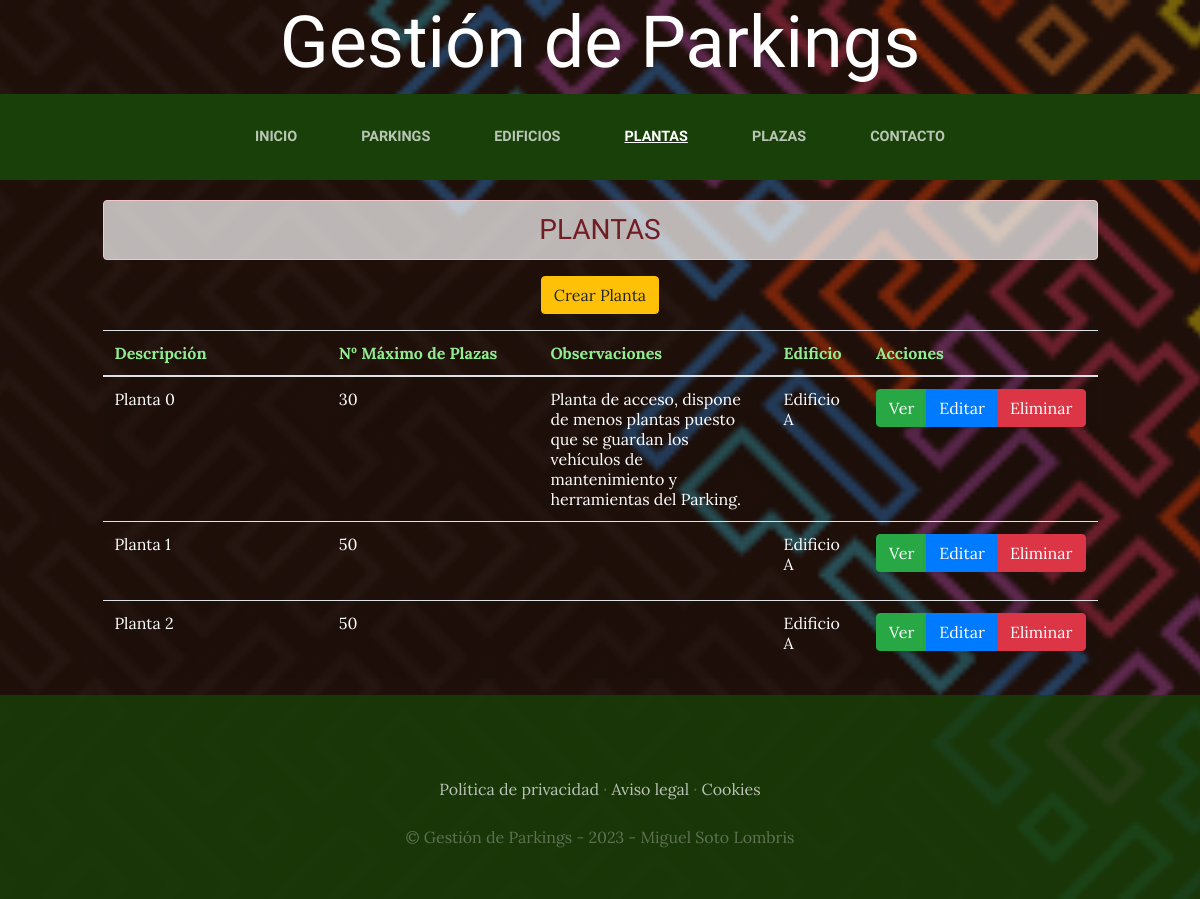
/plantas/, run on the app's committed database.
### plantas/models.py (models this page shows, shortened)
class Planta(models.Model):
    descripcion=models.CharField(max_length=50)
    max_plazas=models.IntegerField(blank=False, default=0)
    observaciones=models.TextField(max_length=300, null=True, blank=True)
    created=models.DateTimeField(auto_now_add=True)
    updated=models.DateTimeField(auto_now_add=True)
    id_edificio=models.ForeignKey(Edificio, on_delete=models.CASCADE)
    class Meta:
        verbose_name='planta'
        verbose_name_plural='plantas'

### edificios/models.py (models this page shows)
class Edificio(models.Model):
    descripcion=models.CharField(max_length=50)
    observaciones=models.TextField(max_length=300, null=True, blank=True)
    created=models.DateTimeField(auto_now_add=True)
    updated=models.DateTimeField(auto_now_add=True)
    id_parking=models.ForeignKey(Parking, on_delete=models.CASCADE)
    class Meta:
        verbose_name='edificio'
        verbose_name_plural='edificios'
    def __str__(self):
        return self.descripcion

### plantas/views.py (the view)
# urls.py: path('', PlantaListado.as_view(template_name = "plantas/index_planta.html"), name='ListarPlanta'),
class PlantaListado(ListView):
    model = Planta # Llamo a la clase 'Planta' que se encuentra en el archivo 'models.py'

### plantas/templates/plantas/index_planta.html (shortened to what this page needs)
{% extends "ParkingLotApp/base.html" %}
{% load static %}
{% block content %}
<div calss="container" style="padding-top: 10px;">
  <div class="row">
    <div class="col-lg-1">&nbsp;</div>
    <div class="col-lg-10 text-center text-uppercase"><h3 class="alert alert-danger text-center" style="background-color: rgba(255,255,255, 0.7); margin-top:10px;">Plantas</h3></div>
    <div class="col-lg-1">&nbsp;</div>
  </div>
  <div class="row">
    <div class="col-lg-1">&nbsp;</div>
    <div class="col-lg-10">
      <div class="btn_crear mb-3 text-center" style="margin:auto;">
          <a href="CrearPlanta" type="button" class="btn btn-warning">Crear Planta</a>
      </div>
      <table class="table table-striped table-hover">
          <thead>
              <tr style="color:lightgreen;">
                  <th width="30%">Descripción</th>
                  <th width="30%">Nº Máximo de Plazas</th>
                  <th width="30%">Observaciones</th>
                  <th width="30%">Edificio</th>
                  <th>Acciones</th>
              </tr>
          </thead>
          <tbody>
              {% for planta in object_list %}
                <tr style="color:white;">
                  <td>{{ planta.descripcion }}</td>
                  <td>{{ planta.max_plazas }}</td>
                  <td>{{ planta.observaciones }}</td>
                  <td>{{ planta.id_edificio }}</td>
                  <td>
                    <form method="POST" action="ElminarPlanta/{{planta.id}}">
                      <div class="btn-group">
                        <a href="DetallePlanta/{{planta.id}}" title="Ver" type="button" class="btn btn-success">Ver </a>
                        <a href="ActualizarPlanta/{{planta.id}}" title="Editar" type="button" class="btn btn-primary">Editar </a>
                        <button class="btn btn-danger" onclick="return eliminar();" type="submit">
                          Eliminar
                        </button>
                      </div>
                    </form>
                  </td>
                </tr>
              {% endfor %}
              </tbody>
      </table>
    </div>
    <div class="col-lg-1">&nbsp;</div>
  </div>
</div>
{% endblock %}

### ParkingLotApp/templates/ParkingLotApp/base.html (shortened to what this page needs)
<html>
  <head>
    {% load static %}
    <link href="{% static 'ParkingLotApp/vendor/bootstrap/css/bootstrap.min.css' %}" rel="stylesheet">
    <link href="{% static 'ParkingLotApp/css/gestion.css' %}" rel="stylesheet">
    <link href="{% static 'ParkingLotApp/css/grid-plazas.css' %}" rel="stylesheet">
  </head>
  <body>
    <h1 class="display-3 text-center text-white d-none d-lg-block">
      <span class="site-heading-lower">Gestión de Parkings</span>
    </h1>
    <nav class="navbar navbar-expand-lg navbar-dark py-lg-4" id="mainNav">
        <div class="container">
          <div class="collapse navbar-collapse" id="navbarResponsive">
            <ul class="navbar-nav mx-auto">
              <li class="nav-item {% if request.path == '/' %}active{% endif %} px-lg-4">
                <a class="nav-link text-uppercase text-expanded" href="{% url 'Home' %}">Inicio</a>
              </li>
              <li class="nav-item {% if request.path == '/parkings/' %}active{% endif %} px-lg-4">
                <a class="nav-link text-uppercase text-expanded" href="{% url 'ListarParking' %}">Parkings</a>
              </li>
              <li class="nav-item {% if request.path == '/edificios/' %}active{% endif %} px-lg-4">
                <a class="nav-link text-uppercase text-expanded" href="{% url 'ListarEdificio' %}">Edificios</a>
              </li>
              <li class="nav-item {% if request.path == '/plantas/' %}active{% endif %} px-lg-4">
                <a class="nav-link text-uppercase text-expanded" href="{% url 'ListarPlanta' %}">Plantas</a>
              </li>
              <li class="nav-item {% if request.path == '/plazas/' %}active{% endif %} px-lg-4">
                <a class="nav-link text-uppercase text-expanded" href="{% url 'ListarPlaza' %}">Plazas</a>
              </li>
              <li class="nav-item {% if request.path == '/contacto/' %}active{% endif %} px-lg-4">
                <a class="nav-link text-uppercase text-expanded" href="{% url 'Contacto' %}">Contacto</a>
              </li>
            </ul>
          </div>
        </div>
    </nav>
    {% block content%}
    {% endblock %}
    <footer class="footer text-faded text-center py-5">
      <div class="container">
        <p class="m-0 mbt">
          <a href="#" class="link">Política de privacidad</a> ·
          <a href="#" class="link">Aviso legal</a> ·
          <a href="#" class="link">Cookies</a>
        </p>
        <p class="m-0 mbt1">&copy; Gestión de Parkings - 2023 - Miguel Soto Lombris</p>
      </div>
    </footer>
  </body>
</html>

### ParkingLotApp/static/ParkingLotApp/css/gestion.css (style rules this page uses)
body { font-family: 'Lora'; background: linear-gradient(rgba(47, 23, 15, 0.65), rgba(47, 23, 15, 0.65)), url("../img/fondo.png"); background-attachment: fixed; background-position: center; background-size: cover; }
h1, h2, h3, h4, h5, h6 { font-family: 'Raleway'; }
p { line-height: 1.75; }
.text-faded { color: rgba(255, 255, 255, 0.3); }
#mainNav { background-color: rgba(24, 64, 8); font-family: 'Raleway'; }
#mainNav .navbar-nav .nav-item .nav-link { color: rgba(255, 255, 255, 0.7); font-weight: 800; }
#mainNav .navbar-nav .nav-item.active .nav-link { color: #ffffff; text-decoration: underline; }
@media (min-width: 992px) { #mainNav .navbar-nav .nav-item .nav-link { font-size: 0.9rem; } }
.footer { background-color: rgba(24, 64, 8, 0.8); }
.btn { box-shadow: 0px 3px 3px 0px rgba(33, 37, 41, 0.1); }
.mbt { padding-top: 2rem; }
.mbt1 { padding-top: 1.25rem; }
a.link { color: rgba(255, 255, 255, 0.7); }

### data on the page
Planta: descripcion "Planta 0", max_plazas "30", observaciones "Planta de acceso, dispone de menos plantas puesto que se guardan los vehículos de mantenimiento y herramientas del Parking.", id_edificio "Edificio A"
Planta: descripcion "Planta 1", max_plazas "50", id_edificio "Edificio A"
Planta: descripcion "Planta 2", max_plazas "50", id_edificio "Edificio A"
